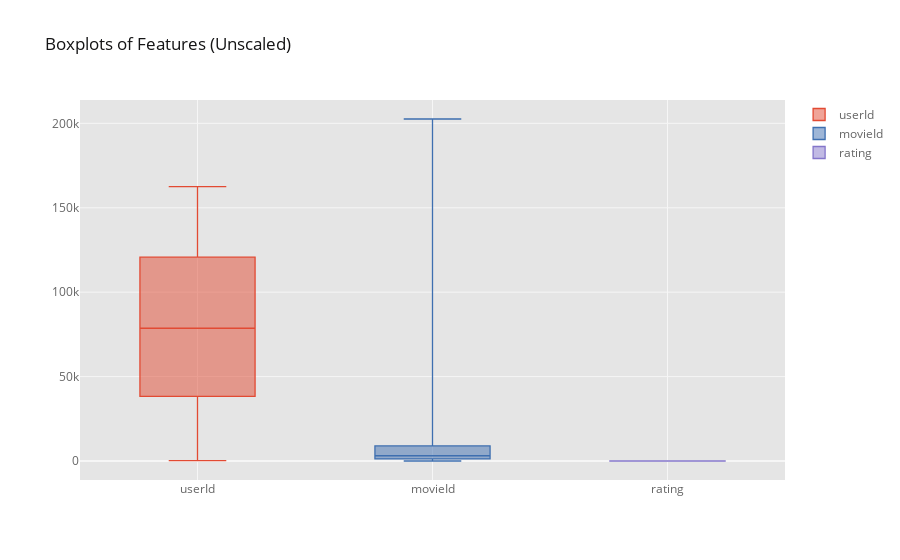

The notebook cell this image was saved under:
### Markdown cell above
### Unscaled

### Code cell
cf.set_config_file(offline=True, world_readable=True, theme='ggplot')

train_f = train[features]

# using plotly to plot the boxplot
train_f[:1000].iplot(kind='box', title="Boxplots of Features (Unscaled)")

### Figure 1 — Plotly figure (JSON) as saved in the notebook; plotly's stock layout.template omitted (floating-point values rounded to 4 significant figures; data arrays with more than 128 entries replaced by an {"elided": "..."} marker saying what was removed)
{"data": [{"boxpoints": false, "line": {"width": 1.3}, "marker": {"color": "rgba(226, 74, 51, 1.0)"}, "name": "userId", "orientation": "v", "type": "box", "y": {"elided": "1000 int values"}}, {"boxpoints": false, "line": {"width": 1.3}, "marker": {"color": "rgba(62, 111, 176, 1.0)"}, "name": "movieId", "orientation": "v", "type": "box", "y": {"elided": "1000 int values"}}, {"boxpoints": false, "line": {"width": 1.3}, "marker": {"color": "rgba(132, 118, 202, 1.0)"}, "name": "rating", "orientation": "v", "type": "box", "y": {"elided": "1000 float values"}}], "layout": {"legend": {"bgcolor": "#FFFFFF", "font": {"color": "#666666"}}, "paper_bgcolor": "#FFFFFF", "plot_bgcolor": "#E5E5E5", "title": {"font": {"color": "#151516"}, "text": "Boxplots of Features (Unscaled)"}, "xaxis": {"gridcolor": "#F6F6F6", "showgrid": true, "tickfont": {"color": "#666666"}, "title": {"font": {"color": "#666666"}, "text": ""}, "zerolinecolor": "#F6F6F6"}, "yaxis": {"gridcolor": "#F6F6F6", "showgrid": true, "tickfont": {"color": "#666666"}, "title": {"font": {"color": "#666666"}, "text": ""}, "zerolinecolor": "#F6F6F6"}}}
